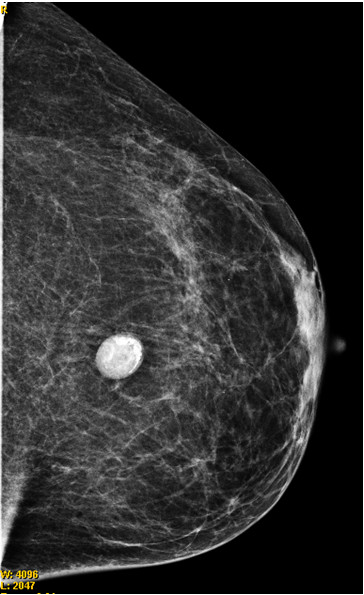
#> input picture image_processing/images/mammography.png, 364 x 595 px, found by its file name
$ python exploring2_using_kmeans.py
#> lines starting #> are read from the running program, lines starting #| are printed output that depends on the picture; after the words box and inside, x2 and y2 are one past the last pixel; in counts of white or black regions, pixels touching at a corner belong together
### image_processing/utils/elapsed_time.py
from timeit import default_timer as timer


class Timer:
    def __enter__(self):
        self.start = timer()
        return self

    def __exit__(self, *exc_info):
        end = timer()
        print(end - self.start)

### image_processing/exploring2_using_kmeans.py
import pydicom
import matplotlib.pyplot as plt
from pydicom.pixel_data_handlers.util import apply_voi_lut
from utils.presentation import (
    show_pixel_info,
    show_voi_lut_module,
    show_file_dataset_info,
    show_pixel_array_info,
)
import cv2 as cv
from utils.image_normalization import normalize, denormalize
from icecream import ic
import numpy as np
from utils.elapsed_time import Timer


with Timer():
    # reading image
    original = cv.imread("image_processing/images/mammography.png")
#> original is the input picture: shape (595, 364, 3); mean B, G, R 45.9, 46.2, 46.2
    original = cv.cvtColor(original, cv.COLOR_BGRA2GRAY)
#> original: shape (595, 364)

    # smoothing
    modified = original.copy()
    kernel_size = (5, 5)
    modified = cv.GaussianBlur(modified, kernel_size, 0)

    # Reshaping the image into a 2D array of pixels and 3 color values (RGB)
    # Convert to float type only for supporting cv.kmeans
    pixel_vals = modified.flatten().astype(np.float32)

    criteria = (cv.TERM_CRITERIA_EPS + cv.TERM_CRITERIA_MAX_ITER, 10, 1.0)
    k = 3  # Choosing number of clusters
    retval, labels, centers = cv.kmeans(
        pixel_vals, k, None, criteria, 10, cv.KMEANS_PP_CENTERS
    )
#> retval = 69320207.4; centers = [63.72, 7.49, 158.4]

    # centers = np.array(centers, dtype=np.uint8)

    # Find the cluster with the highest intensity value
    centers_max = np.max(centers, axis=1)
#> centers_max = [63.72, 7.49, 158.4]
    highest_intensity_cluster_idx = np.argsort(centers_max)[-1]
#> highest_intensity_cluster_idx = 2

    # Extract the pixels belonging to the highest intensity cluster
    highest_intensity_pixels = pixel_vals[
        np.where(labels == highest_intensity_cluster_idx)[0]
    ]
#> highest_intensity_pixels = 12616 values, max 254 at index 833, min 112 at index 736, mean 158.4

    # Create a new image containing just the higher intensity pixels
    img_high_intensity = np.zeros_like(pixel_vals)
    img_high_intensity[
        np.where(labels == highest_intensity_cluster_idx)[0]
    ] = highest_intensity_pixels
    img_high_intensity = img_high_intensity.reshape(modified.shape)

    # Convert the new image to binary
    ret, modified = cv.threshold(img_high_intensity, 0, 255, cv.THRESH_BINARY)
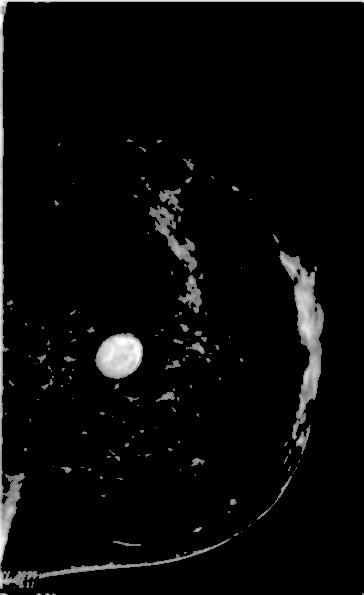
#> img_high_intensity: shape (595, 364) float32; min 0, max 254, mean 9.2

    # erosion
    modified = cv.erode(modified, None, iterations=12)
    # dilation
    modified = cv.dilate(modified, None, iterations=12)

    modified = modified.astype(np.uint8)

    template = cv.bitwise_and(original, original, mask=modified)
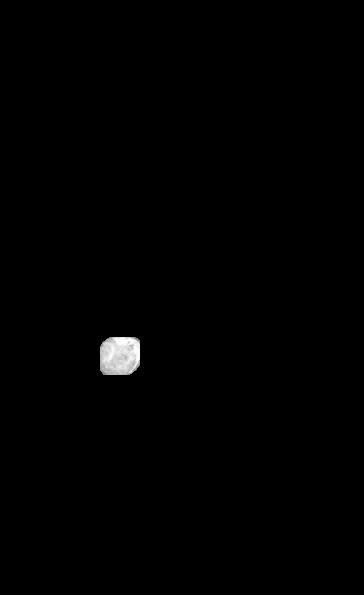
#> template: shape (595, 364); min 0, max 255, mean 1.4

    # Extract the sub image from the masked image
    x, y, w, h = cv.boundingRect(modified)
#> x = 100; y = 337; w = 40; h = 38
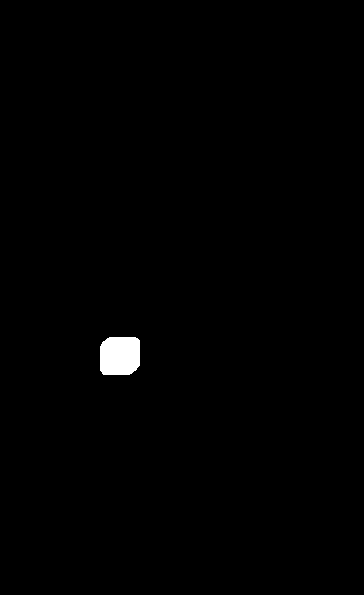
#> modified: shape (595, 364); 0.66% white; 1 white region, box (x1, y1, x2, y2) and area: (100, 337, 140, 375) 1425
    subimg = template[y : y + h, x : x + w]
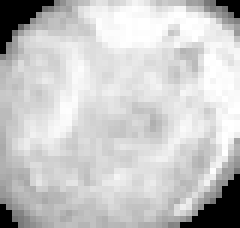
#> subimg: shape (38, 40) (shown 6 times larger); min 0, max 255, mean 200.1

    # Apply template matching
    result = cv.matchTemplate(original, subimg, cv.TM_CCOEFF_NORMED)
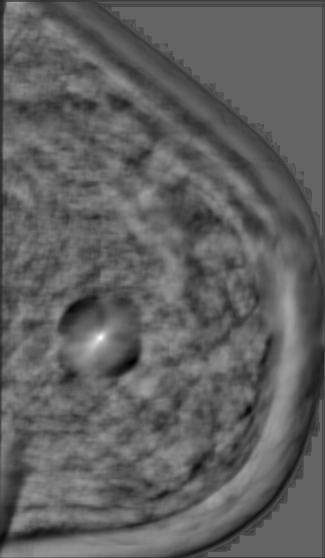
#> result: shape (558, 325) float32; min -0.639, max 0.979, mean -0.0272; drawn with min black and max white

    # Get the location of the template
    min_val, max_val, min_loc, max_loc = cv.minMaxLoc(result)
#> min_val = -0.639; max_val = 0.979; min_loc = (131, 362); max_loc = (100, 337)

    # Define the coordinates of the red square
    top_left = max_loc
#> top_left = (100, 337)
    bottom_right = (top_left[0] + subimg.shape[1], top_left[1] + subimg.shape[0])
#> bottom_right = (140, 375)

    # Draw the red square on the image
    cv.rectangle(original, top_left, bottom_right, (0, 0, 255), 2)
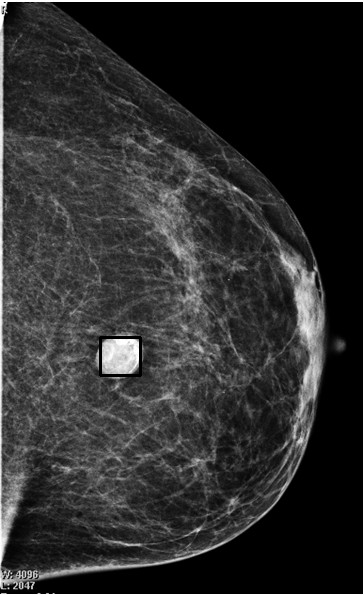
#> original: shape (595, 364); min 0, max 255, mean 45.9

    plt.imshow(original, cmap="gray")
    plt.show()
